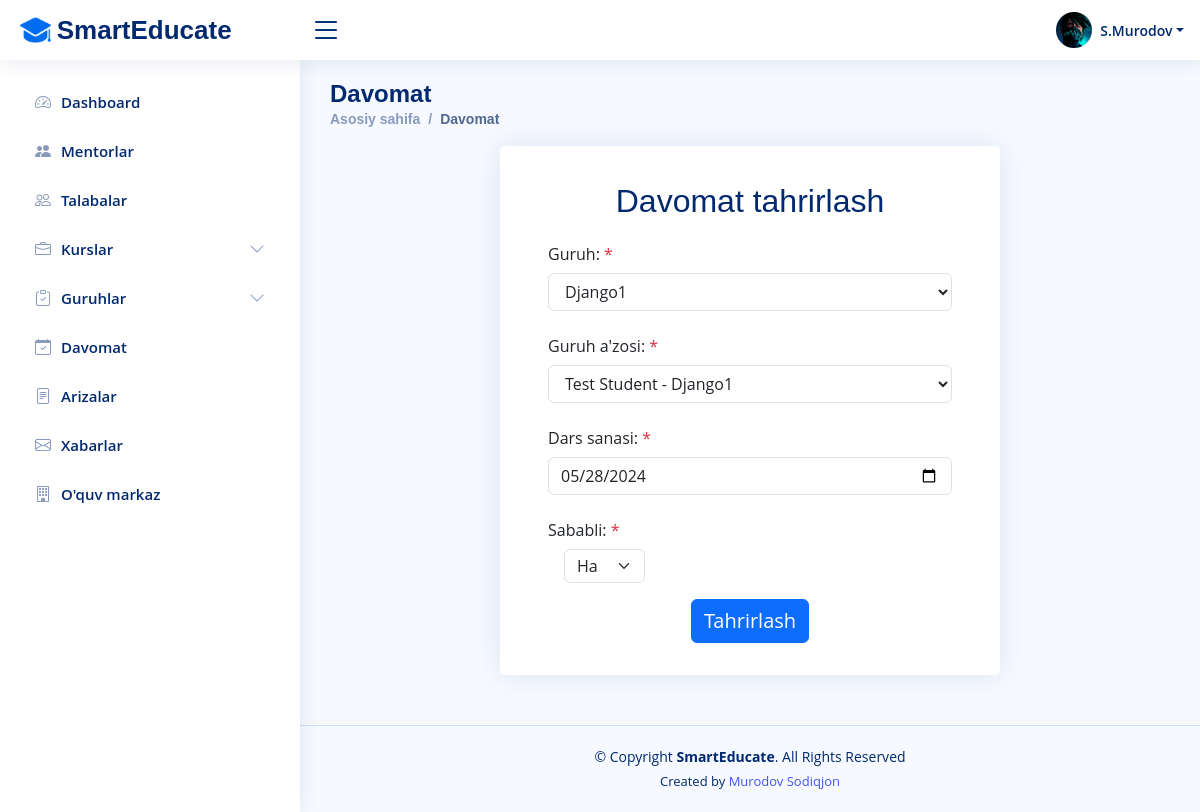
/attendance/edit/7 (signed in), run on the app's committed database.
### management/models.py (models this page shows, shortened)
class CompanyInfo(models.Model):
    name = models.CharField(max_length=70)
    address = models.CharField(max_length=100)
    phone = models.CharField(max_length=14)
    email = models.EmailField(max_length=255)
    start_day = models.CharField(max_length=4, choices=DAYS_CHOICES, blank=True, null=True)
    end_day = models.CharField(max_length=4, choices=DAYS_CHOICES, blank=True, null=True)
    start_time = models.TimeField()
    end_time = models.TimeField()

class Attendance(models.Model):
    group_id = models.ForeignKey(CourseGroup, on_delete=models.CASCADE)
    group_member_id = models.ForeignKey(GroupMember, on_delete=models.CASCADE)
    date = models.DateField()
    condition = models.CharField(max_length=3, choices=ATTENDANCE_CONDITION_CHOICES, blank=True, null=True)

### accounts/models.py (models this page shows)
class Profile(models.Model):
    user_id = models.OneToOneField(User, on_delete=models.CASCADE)
    first_name = models.CharField(max_length=100)
    last_name = models.CharField(max_length=100)
    role = models.ForeignKey(Group, on_delete=models.PROTECT, default=1)
    email = models.EmailField(max_length=255)
    image = models.ImageField(upload_to='images', blank=True, null=True)
    birthday = models.DateField()
    gender = models.CharField(max_length=5, choices=ATTENDANCE_GENDER_CHOICES)
    phone = models.CharField(max_length=14)
    about = models.TextField(blank=True, null=True)
    facebook_link = models.CharField(max_length=255, blank=True, null=True)
    telegram_link = models.CharField(max_length=255, blank=True, null=True)
    instagram_link = models.CharField(max_length=255, blank=True, null=True)
    twitter_link = models.CharField(max_length=255, blank=True, null=True)
    def __str__(self):
        return f'{self.last_name} {self.first_name}'

### management/views.py (the view)
# urls.py: path('attendance/edit/<pk>', AttendanceEditView.as_view(), name='attendance_edit'),
class AttendanceEditView(LoginRequiredMixin, GetData, UpdateView):
    model = Attendance
    form_class = AttendanceEditForm
    success_url = reverse_lazy('attendance_admin')
    template_name = 'management/attendance-edit.html'

### management/forms.py
class AttendanceEditForm(forms.ModelForm):
    condition = forms.ChoiceField(choices = ATTENDANCE_CONDITION_CHOICES, required=False,
                                  widget=forms.Select(attrs={'class':'form-select w-auto py-1'}))
    group_id = forms.ModelChoiceField(queryset=CourseGroup.objects.all(),
                                  widget=forms.Select(attrs={'class': 'form-control select-arrow'}))
    group_member_id = forms.ModelChoiceField(queryset=GroupMember.objects.all(),
                                  widget=forms.Select(attrs={'class': 'form-control select-arrow'}))
    class Meta:
        model = Attendance
        fields = ['condition', 'group_id', 'group_member_id', 'date']
        widgets ={
            'date': forms.DateInput(attrs={'class': 'form-control', 'type': 'date'}, format='%Y-%m-%d')
        }

### management/models.py (called while the page is built)
    def __str__(self):
        return f'{self.name}'

    def __str__(self):
        return f'{self.student_id} - {self.group_id}'

### management/views.py (called while the page is built)
    def get_profile(self):
        return Profile.objects.get(user_id=self.request.user.id)

    def get_company_info(self):
        return CompanyInfo.objects.get(pk=1)

### templates/management/attendance-edit.html (shortened to what this page needs)
{% extends "base.html" %}
{% block content %}
<div class="pagetitle">
    <h1>Davomat</h1>
    <nav>
        <ol class="breadcrumb">
            <li class="breadcrumb-item"><a href="{% url 'home_page' %}">Asosiy sahifa</a></li>
            <li class="breadcrumb-item active">Davomat</li>
        </ol>
    </nav>
</div>
<div class="d-flex justify-content-center">
    <div class="card py-3" style="width: 500px">
        <div class="mb-3 mx-5">
            <form method="post" enctype="multipart/form-data">
                <h2 class="text-center card-title fs-2 mb-0">Davomat tahrirlash</h2>
                <div class="row mb-3">
                    <label for="{{ form.group_id.id_for_label }}"
                           class="col-form-label">Guruh: <span class="text-danger">*</span></label>
                    <div>
                        {{ form.group_id }}
                    </div>
                </div>
                <div class="row mb-3">
                    <label for="{{ form.group_member_id.id_for_label }}" class="col-form-label">Guruh a'zosi: <span class="text-danger">*</span></label>
                    <div>
                        {{ form.group_member_id }}
                    </div>
                </div>
                <div class="row mb-3">
                    <label for="{{ form.date.id_for_label }}" class="col-form-label">Dars sanasi: <span class="text-danger">*</span></label>
                    <div>
                        {{ form.date }}
                    </div>
                </div>
                <div class="row mb-3">
                    <label for="{{ form.condition.id_for_label }}" class="col-form-label">Sababli: <span class="text-danger">*</span></label>
                    <div class="mx-3">
                        {{ form.condition }}
                    </div>
                </div>
                <div class="text-center">
                    <button type="submit" class="btn btn-primary fs-5 w-70">Tahrirlash</button>
                </div>
            </form>
        </div>
    </div>
</div>
{% endblock content %}

### templates/includes/header.html (shortened to what this page needs)
{% load static %}
<header id="header" class="header fixed-top d-flex align-items-center">
    <div class="d-flex align-items-center justify-content-between">
        <a href="{% url 'home_page' %}" class="logo d-flex align-items-center">
            <img src="{% static 'img/logo/logo.png' %}" alt="logo">
            {% if view.get_profile %}
            <span class="d-none d-lg-block">{{ view.get_company_info.name }}</span>
            {% else %}
            <span class="d-none d-lg-block">{{ get_company_info.name }}</span>
            {% endif %}
        </a>
        <i class="bi bi-list toggle-sidebar-btn"></i>
    </div>
    <nav class="header-nav ms-auto">
        <ul class="d-flex align-items-center">
            <li class="nav-item dropdown pe-3">
                <a class="nav-link nav-profile d-flex align-items-center pe-0" href="#" data-bs-toggle="dropdown">
                    {% if view.get_profile.image %}
                        <img src="{{ view.get_profile.image.url }}" alt="Profile" class="rounded-circle" width="36px" height="36px">
                    {% elif get_profile.image %}
                        <img src="{{ get_profile.image.url }}" alt="Profile" class="rounded-circle" width="36px" height="36px">
                    {% else %}
                        <img src="{% static 'img/user.png' %}" alt="Profile" class="rounded-circle">
                    {% endif %}
                    {% if view.get_profile %}
                    <span class="d-none d-md-block dropdown-toggle ps-2">{{ view.get_profile.first_name|capfirst|make_list|first }}.{{ view.get_profile.last_name|capfirst }}</span>
                    {% else %}
                    <span class="d-none d-md-block dropdown-toggle ps-2">{{ get_username|capfirst }}</span>
                    {% endif %}
                </a>
            </li>
        </ul>
    </nav>
</header>

### templates/includes/footer.html (shortened to what this page needs)
{% load static %}
<footer id="footer" class="footer">
    <div class="copyright">
        &copy; Copyright <strong><span>{{ view.get_company_info.name }}</span></strong>. All Rights Reserved
    </div>
    <div class="credits">
        Created by <a href="https://www.instagram.com/sodiqjan_murodov/">Murodov Sodiqjon</a>
    </div>
</footer>

### static/css/style.css (style rules this page uses)
:root { scroll-behavior: smooth; }
body { font-family: "Open Sans", sans-serif; background: #f6f9ff; color: #444444; user-select: none; -webkit-user-select: none; -moz-user-select: none; -ms-user-select: none; }
a { color: #4154f1; text-decoration: none; }
h1, h2, h3, h4, h5, h6 { font-family: "Nunito", sans-serif; }
.pagetitle { margin-bottom: 10px; }
.pagetitle h1 { font-size: 24px; margin-bottom: 0; font-weight: 600; color: #012970; }
.card { margin-bottom: 30px; border: none; border-radius: 5px; box-shadow: 0px 0 30px rgba(1, 41, 112, 0.1); }
.card-title { padding: 20px 0 15px 0; font-size: 18px; font-weight: 500; color: #012970; font-family: "Poppins", sans-serif; }
.breadcrumb { font-size: 14px; font-family: "Nunito", sans-serif; color: #899bbd; font-weight: 600; }
.breadcrumb a { color: #899bbd; transition: 0.3s; }
.breadcrumb .breadcrumb-item::before { color: #899bbd; }
.breadcrumb .active { color: #51678f; font-weight: 600; }
.logo { line-height: 1; }
@media (min-width: 1200px) { .logo { width: 280px; } }
.logo img { max-height: 26px; margin-right: 6px; }
.logo span { font-size: 26px; font-weight: 700; color: #012970; font-family: "Nunito", sans-serif; }
.header { transition: all 0.5s; z-index: 997; height: 60px; box-shadow: 0px 2px 20px rgba(1, 41, 112, 0.1); background-color: #fff; padding-left: 20px; }
.header .toggle-sidebar-btn { font-size: 32px; padding-left: 10px; cursor: pointer; color: #012970; }
.header-nav ul { list-style: none; }
.header-nav>ul { margin: 0; padding: 0; }
.header-nav .nav-profile { color: #012970; }
.header-nav .nav-profile img { max-height: 36px; }
.header-nav .nav-profile span { font-size: 14px; font-weight: 600; }
@media (min-width: 1200px) { #main, #footer { margin-left: 300px; } }
.select-arrow { appearance: menulist; !important }
.footer { padding: 20px 0; font-size: 14px; transition: all 0.3s; border-top: 1px solid #cddfff; }
.footer .copyright { text-align: center; color: #012970; }
.footer .credits { padding-top: 5px; text-align: center; font-size: 13px; color: #012970; }

### data on the page
CompanyInfo: get_company_info.name "SmartEducate"
Attendance: group_id "Django1", group_member_id "Test Student - Django1", date "05/28/2024", condition "Ha"

### other printed values
{{ view.get_profile.first_name|capfirst|make_list|first }} "S"
{{ view.get_profile.last_name|capfirst }} "Murodov"
